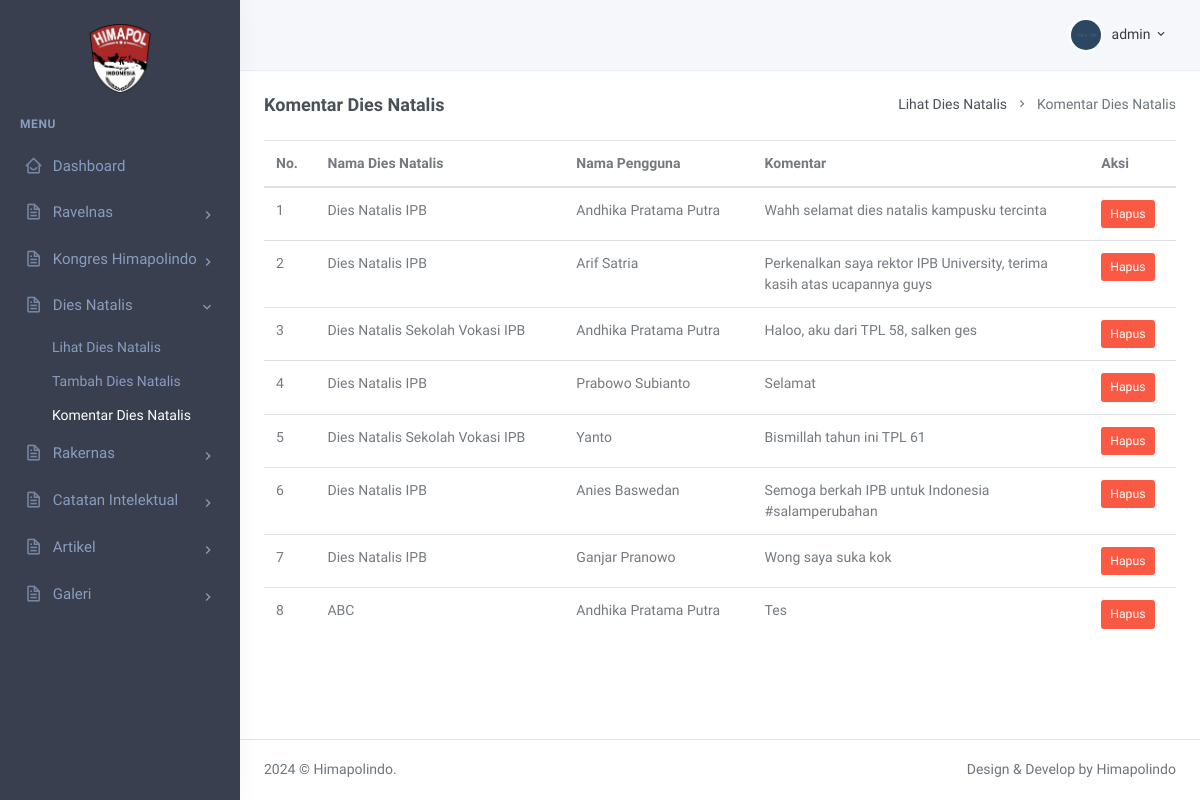
Page /view/admin/komentar_dies_natalis.php (signed in) on the committed database.
### tables this page shows
CREATE TABLE `komentar_diesnatalis` (
  `id_komentar` int(11) NOT NULL,
  `id_diesnatalis` int(11) NOT NULL,
  `nama` varchar(255) DEFAULT NULL,
  `komentar` text DEFAULT NULL,
  `tanggal_komentar` timestamp NOT NULL DEFAULT current_timestamp()
);

CREATE TABLE `diesnatalis` (
  `id_diesnatalis` int(11) NOT NULL,
  `judul_diesnatalis` varchar(255) NOT NULL,
  `thumbnail_diesnatalis` varchar(10000) NOT NULL,
  `konten_diesnatalis` text NOT NULL,
  `tanggal_diesnatalis` date NOT NULL DEFAULT current_timestamp(),
  `views` int(11) DEFAULT 0
);

### view/admin/komentar_dies_natalis.php (the view, shortened to what this page needs)
<?php
$host = "localhost";
$user = "root";
$password = "";
$db = "himapolindo";
$data = mysqli_connect($host, $user, $password, $db);
if (isset($_SESSION["username"])) {
    $username = $_SESSION["username"];
    $sql = "SELECT role FROM login WHERE username='$username'";
    $result = mysqli_query($data, $sql);
    if ($result) {
        $row = mysqli_fetch_array($result);
        $role = $row["role"];
    } else {
        echo "Query error: " . mysqli_error($data);
    }
} else {
    header("Location: login.php");
    exit();
}
?>
<?php
include '../../function/config.php';
?>
<!DOCTYPE html>
<html lang="en">
<head>
    <link href="../../assets_dashboard/css/bootstrap.min.css" rel="stylesheet" type="text/css" />
    <link href="../../assets_dashboard/css/icons.min.css" rel="stylesheet" type="text/css" />
    <link href="../../assets_dashboard/css/theme.min.css" rel="stylesheet" type="text/css" />
    <link href="https://cdn.jsdelivr.net/npm/sweetalert2@10/dist/sweetalert2.min.css" rel="stylesheet">
</head>
<body>
    <div id="layout-wrapper">
        <header id="page-topbar">
            <div class="navbar-header">
                <div class="d-flex align-items-center">
                    <div class="dropdown d-inline-block ml-2">
                        <button type="button" class="btn header-item waves-effect" id="page-header-user-dropdown" data-toggle="dropdown" aria-haspopup="true" aria-expanded="false">
                            <img class="rounded-circle header-profile-user" src="../../assets_dashboard/images/users/avatar-3.jpg" alt="Header Avatar">
                            <span class="d-none d-sm-inline-block ml-1"><?php echo htmlspecialchars($role); ?></span>
                            <i class="mdi mdi-chevron-down d-none d-sm-inline-block"></i>
                        </button>
                    </div>
                </div>
            </div>
        </header>
        <div class="vertical-menu">
            <div data-simplebar class="h-100">
                <br>
                <div class="navbar-brand-box">
                    <a href="admin.php" class="logo">
                        <img src="../../assets_dashboard/images/logoprofil.png" />
                    </a>
                </div>
                <div id="sidebar-menu">
                    <ul class="metismenu list-unstyled" id="side-menu">
                        <li class="menu-title">Menu</li>
                        <li>
                            <a href="admin.php" class="waves-effect"><i class='bx bx-home-smile'></i><span class="badge badge-pill badge-primary float-right"></span><span>Dashboard</span></a>
                        </li>
                        <li>
                            <a href="javascript: void(0);" class="has-arrow waves-effect"><i class="bx bx-file"></i><span>Ravelnas</span></a>
                        </li>
                        <li>
                            <a href="javascript: void(0);" class="has-arrow waves-effect"><i class="bx bx-file"></i><span>Kongres Himapolindo</span></a>
                        </li>
                        <li>
                            <a href="javascript: void(0);" class="has-arrow waves-effect"><i class="bx bx-file"></i><span>Dies Natalis</span></a>
                            <ul class="sub-menu" aria-expanded="false">
                                <li><a href="lihat_dies_natalis.php">Lihat Dies Natalis</a></li>
                                <li><a href="tambah_dies_natalis.php">Tambah Dies Natalis</a></li>
                                <li><a href="komentar_dies_natalis.php">Komentar Dies Natalis</a></li>
                            </ul>
                        </li>
                        <li>
                            <a href="javascript: void(0);" class="has-arrow waves-effect"><i class="bx bx-file"></i><span>Rakernas</span></a>
                        </li>
                        <li>
                            <a href="javascript: void(0);" class="has-arrow waves-effect"><i class="bx bx-file"></i><span>Catatan Intelektual</span></a>
                        </li>
                        <li>
                            <a href="javascript: void(0);" class="has-arrow waves-effect"><i class="bx bx-file"></i><span>Artikel</span></a>
                        </li>
                        <li>
                            <a href="javascript: void(0);" class="has-arrow waves-effect"><i class="bx bx-file"></i><span>Galeri</span></a>
                        </li>
                    </ul>
                </div>
            </div>
        </div>
        <div class="main-content">
            <div class="page-content">
                <div class="container-fluid">
                    <div class="row">
                        <div class="col-12">
                            <div class="page-title-box d-flex align-items-center justify-content-between">
                                <h4 class="mb-0 font-size-18">Komentar Dies Natalis</h4>
                                <div class="page-title-right">
                                    <ol class="breadcrumb m-0">
                                        <li class="breadcrumb-item"><a href="lihat_dies_natalis.php">Lihat Dies Natalis</a></li>
                                        <li class="breadcrumb-item active">Komentar Dies Natalis</li>
                                    </ol>
                                </div>
                            </div>
                        </div>
                    </div>
                    <div style="overflow-x : scroll;">
                        <table class="table table-hover tablesorter" id="myTableUtama">
                            <thead>
                                <tr>
                                    <th>No.</th>
                                    <th>Nama Dies Natalis</th>
                                    <th>Nama Pengguna</th>
                                    <th>Komentar</th>
                                    <th>Aksi</th>
                                </tr>
                            </thead>
                            <tbody id="myTable">
                                <?php
                                $sql = "SELECT k.id_komentar, d.judul_diesnatalis, k.nama, k.komentar FROM komentar_diesnatalis k JOIN diesnatalis d ON k.id_diesnatalis = d.id_diesnatalis";
                                $result = $conn->query($sql);
                                if ($result->num_rows > 0) {
                                    $no = 1;
                                    while ($row = $result->fetch_assoc()) {
                                        echo "<tr>";
                                        echo "<td>" . $no++ . "</td>";
                                        echo "<td>" . $row['judul_diesnatalis'] . "</td>";
                                        echo "<td>" . $row['nama'] . "</td>";
                                        echo "<td class='comment-content'>" . $row['komentar'] . "</td>";
                                        echo "<td><a href='javascript:void(0);' onclick='confirmDelete(" . $row['id_komentar'] . ")' class='btn btn-danger btn-sm'>Hapus</a></td>";
                                        echo "</tr>";
                                    }
                                } else {
                                    echo "<tr><td colspan='5'>Tidak ada komentar untuk Dies Natalis.</td></tr>";
                                }
                                ?>
                            </tbody>
                        </table>
                    </div>
                    <footer class="footer">
                        <div class="container-fluid">
                            <div class="row">
                                <div class="col-sm-6">
                                    2024 © Himapolindo.
                                </div>
                                <div class="col-sm-6">
                                    <div class="text-sm-right d-none d-sm-block">
                                        Design & Develop by Himapolindo
                                    </div>
                                </div>
                            </div>
                        </div>
                    </footer>
                </div>
            </div>
        </div>
    </div>
</body>
</html>

### view/admin/komentar_dies_natalis.php (style rules this page uses)
.comment-content { max-width: 300px; overflow-wrap: break-word; }

### rows in the picture
komentar_diesnatalis: id_diesnatalis.judul_diesnatalis "Dies Natalis IPB", nama "Andhika Pratama Putra", komentar "Wahh selamat dies natalis kampusku tercinta"
komentar_diesnatalis: id_diesnatalis.judul_diesnatalis "Dies Natalis IPB", nama "Arif Satria", komentar "Perkenalkan saya rektor IPB University, terima kasih atas ucapannya guys"
komentar_diesnatalis: id_diesnatalis.judul_diesnatalis "Dies Natalis Sekolah Vokasi IPB", nama "Andhika Pratama Putra", komentar "Haloo, aku dari TPL 58, salken ges"
komentar_diesnatalis: id_diesnatalis.judul_diesnatalis "Dies Natalis IPB", nama "Prabowo Subianto", komentar "Selamat"
komentar_diesnatalis: id_diesnatalis.judul_diesnatalis "Dies Natalis Sekolah Vokasi IPB", nama "Yanto", komentar "Bismillah tahun ini TPL 61"
komentar_diesnatalis: id_diesnatalis.judul_diesnatalis "Dies Natalis IPB", nama "Anies Baswedan", komentar "Semoga berkah IPB untuk Indonesia #salamperubahan"
komentar_diesnatalis: id_diesnatalis.judul_diesnatalis "Dies Natalis IPB", nama "Ganjar Pranowo", komentar "Wong saya suka kok"
komentar_diesnatalis: id_diesnatalis.judul_diesnatalis "ABC", nama "Andhika Pratama Putra", komentar "Tes"

### other values in the picture
$role "admin"
